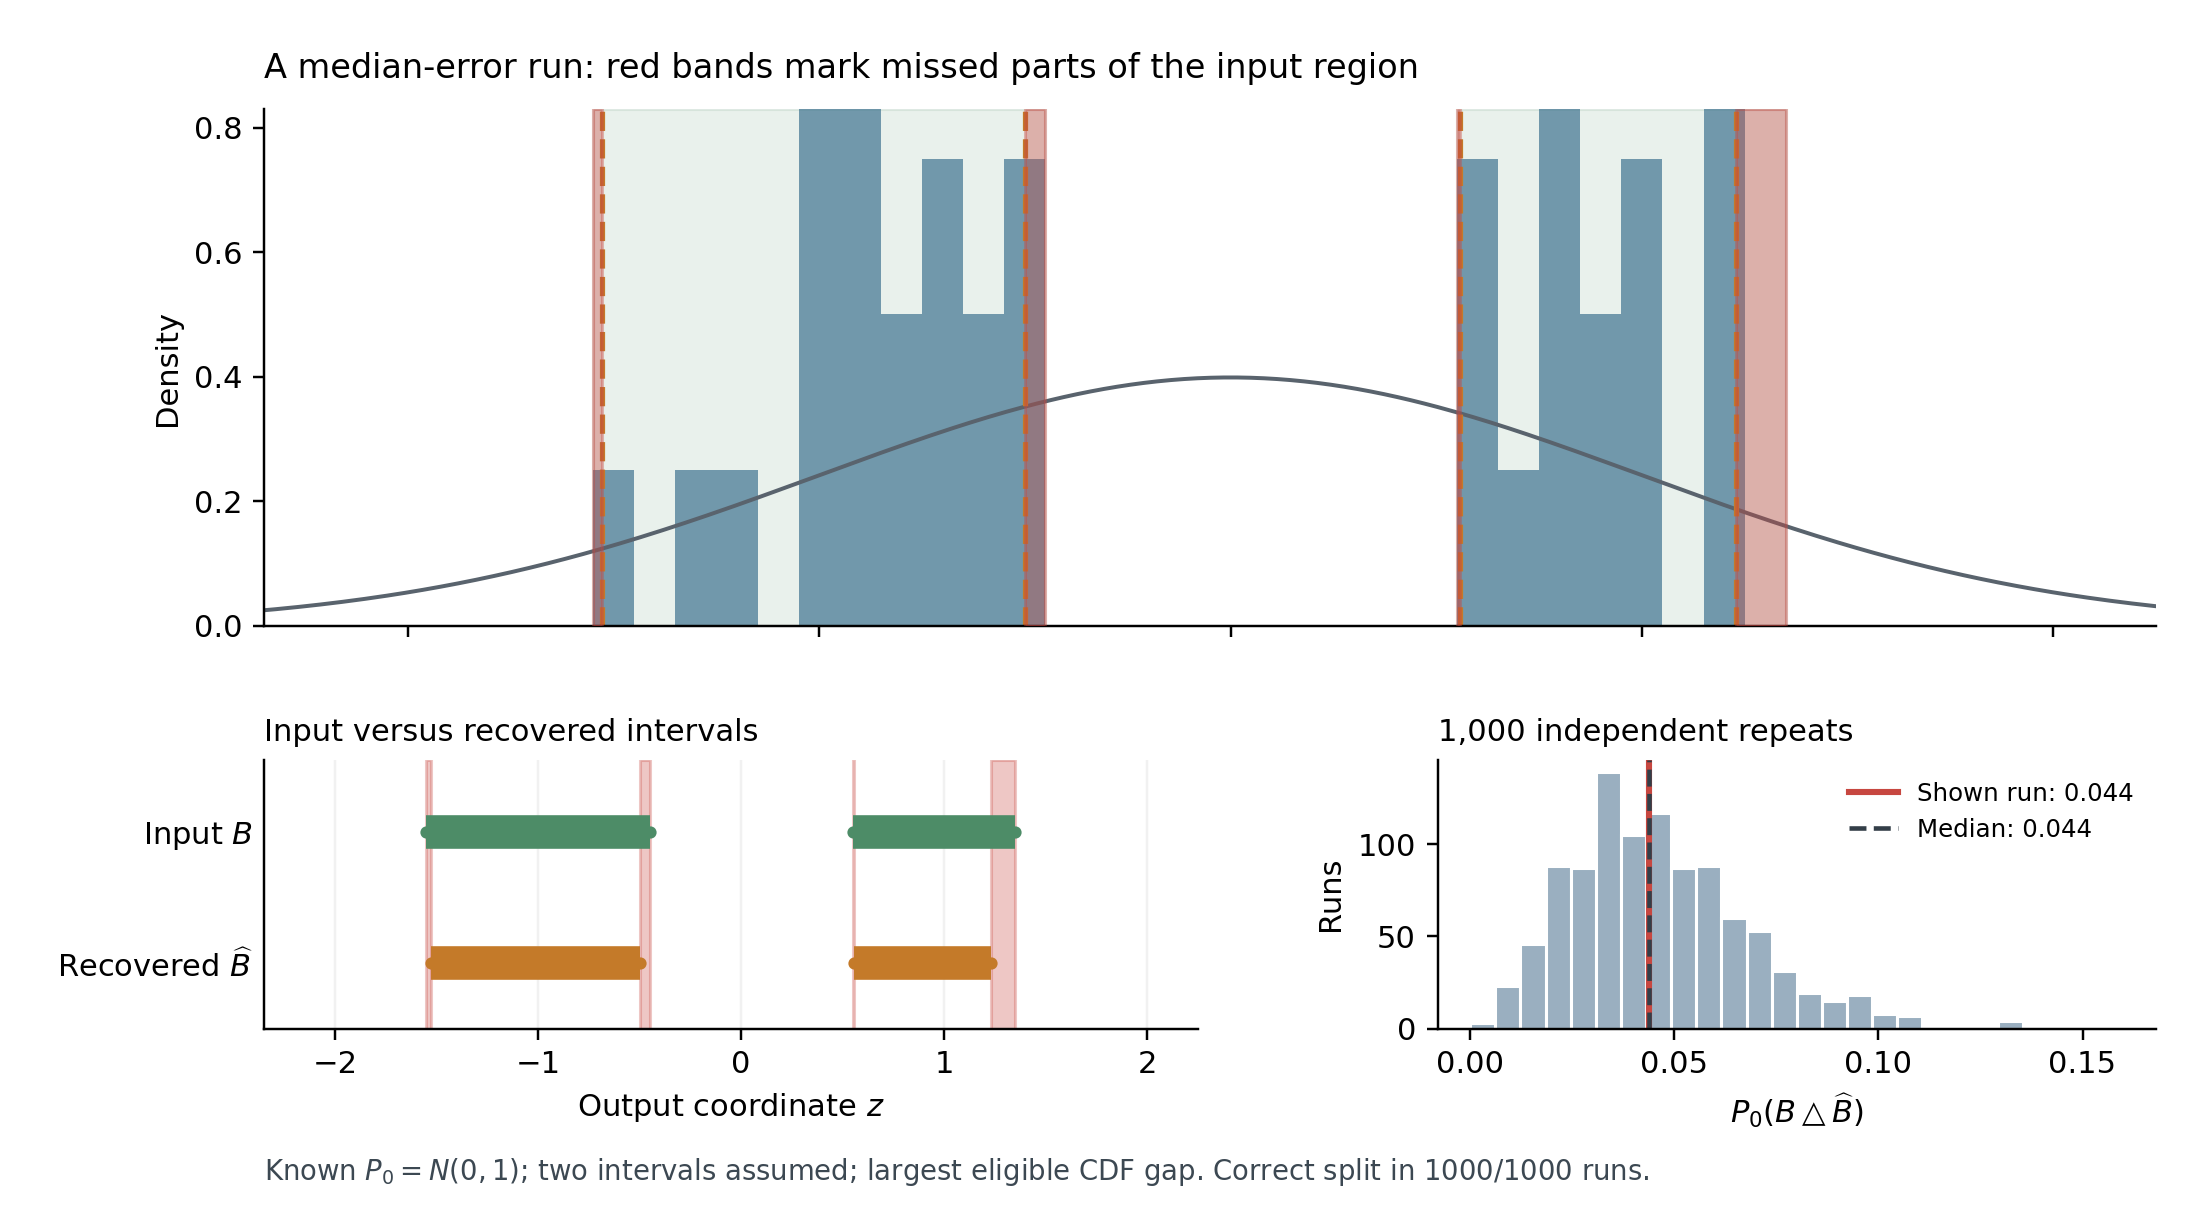

Python code for this plot:
"""Reproduce the finite-sample inverse-region figure and repeated-run study."""

from pathlib import Path

import matplotlib
matplotlib.use("Agg")
import matplotlib.pyplot as plt
import numpy as np
from scipy.stats import norm

SEED = 20261012
N_OUTPUTS = 40
N_REPEATS = 1000
TRUE_REGION = ((-1.55, -0.45), (0.55, 1.35))
OUTPUT_STEM = Path(__file__).with_suffix("")


def original_mass(intervals):
    return float(sum(norm.cdf(b) - norm.cdf(a) for a, b in intervals))


def overlap_mass(first, second):
    return original_mass(tuple((max(a, c), min(b, d)) for a, b in first
                               for c, d in second if max(a, c) < min(b, d)))


def draw_constrained(rng, count):
    """Draw exactly from the standard normal law conditioned on TRUE_REGION."""
    edges = np.array([norm.cdf(z) for pair in TRUE_REGION for z in pair])
    masses = np.array([edges[1] - edges[0], edges[3] - edges[2]])
    component = rng.choice(2, size=count, p=masses / masses.sum())
    u = rng.random(count)
    cdf_values = np.where(component == 0, edges[0] + u * masses[0],
                          edges[2] + u * masses[1])
    return norm.ppf(cdf_values)


def recover_two_intervals(outputs):
    if len(outputs) < 4:
        raise ValueError("At least four outputs are needed: two per interval.")
    ordered = np.sort(outputs)
    cdf_gaps = np.diff(norm.cdf(ordered))
    split = int(np.argmax(cdf_gaps[1:-1]) + 1)
    recovered = ((float(ordered[0]), float(ordered[split])),
                 (float(ordered[split + 1]), float(ordered[-1])))
    correct_split = (ordered[split] <= TRUE_REGION[0][1]
                     and ordered[split + 1] >= TRUE_REGION[1][0])
    return recovered, correct_split


def difference_mass(recovered):
    return original_mass(TRUE_REGION) + original_mass(recovered) - 2 * overlap_mass(TRUE_REGION, recovered)


def make_figure(outputs, recovered, errors, correct_splits):
    plt.rcParams.update({"font.size": 10, "axes.spines.top": False,
                         "axes.spines.right": False, "pdf.fonttype": 42})
    fig = plt.figure(figsize=(10, 5.5))
    grid = fig.add_gridspec(2, 2, height_ratios=[2.5, 1.3],
                           width_ratios=[1.3, 1], hspace=0.34, wspace=0.29)
    ax = fig.add_subplot(grid[0, :])
    tracks = fig.add_subplot(grid[1, 0], sharex=ax)
    repeat = fig.add_subplot(grid[1, 1])
    green, orange, red = "#4D8C67", "#C47A29", "#C74740"

    z = np.linspace(-2.7, 2.7, 500)
    ax.plot(z, norm.pdf(z), color="#59636D", lw=1.3, label="Original density $p_0$")
    # Every constraint endpoint lies on this grid; bars do not straddle an edge.
    bins = np.arange(-2.75, 2.751, 0.1)
    ax.hist(outputs, bins=bins, density=True, color="#316989", alpha=0.65,
            label=f"Constrained outputs ($n={N_OUTPUTS}$)")
    for left, right in TRUE_REGION:
        ax.axvspan(left, right, color=green, alpha=0.12, zorder=0)
    for (left, right), (est_left, est_right) in zip(TRUE_REGION, recovered):
        for lo, hi in ((left, est_left), (est_right, right)):
            ax.axvspan(lo, hi, color=red, alpha=0.38, zorder=3)
        ax.axvline(est_left, color=orange, ls="--", lw=1.7)
        ax.axvline(est_right, color=orange, ls="--", lw=1.7)
    ax.set(xlim=(-2.35, 2.25), ylim=(0, 0.83), ylabel="Density")
    ax.set_title("A median-error run: red bands mark missed parts of the input region",
                 loc="left", fontsize=11, pad=10)
    ax.tick_params(labelbottom=False)

    for y, intervals, color in ((1, TRUE_REGION, green), (0, recovered, orange)):
        for left, right in intervals:
            tracks.plot([left, right], [y, y], color=color, lw=11,
                        solid_capstyle="butt")
            tracks.plot([left, right], [y, y], ".", color=color, ms=6)
    for (left, right), (est_left, est_right) in zip(TRUE_REGION, recovered):
        for lo, hi in ((left, est_left), (est_right, right)):
            tracks.axvspan(lo, hi, color=red, alpha=0.3)
    tracks.set(xlim=(-2.35, 2.25), ylim=(-0.5, 1.55), xlabel="Output coordinate $z$")
    tracks.set_yticks([1, 0], ["Input $B$", "Recovered $\\widehat B$"])
    tracks.tick_params(axis="y", length=0)
    tracks.grid(axis="x", alpha=0.17)
    tracks.set_title("Input versus recovered intervals", loc="left", fontsize=10)

    repeat.hist(errors, bins=np.linspace(0, max(0.16, errors.max()), 27),
                color="#9AAFC0", edgecolor="white", lw=0.4)
    observed_error = difference_mass(recovered)
    repeat.axvline(observed_error, color=red, lw=2,
                   label=f"Shown run: {observed_error:.3f}")
    repeat.axvline(np.median(errors), color="#333E48", lw=1.5, ls="--",
                   label=f"Median: {np.median(errors):.3f}")
    repeat.set(xlabel="$P_0(B\\triangle\\widehat B)$", ylabel="Runs")
    repeat.set_title(f"{N_REPEATS:,} independent repeats", loc="left", fontsize=10)
    repeat.legend(frameon=False, fontsize=8)

    fig.text(0.12, 0.025,
             f"Known $P_0=N(0,1)$; two intervals assumed; largest eligible CDF gap. "
             f"Correct split in {sum(correct_splits)}/{N_REPEATS} runs.",
             fontsize=9, color="#3C4852")
    fig.subplots_adjust(left=0.12, right=0.98, top=0.91, bottom=0.15)
    fig.savefig(OUTPUT_STEM.with_suffix(".png"), dpi=220)
    fig.savefig(OUTPUT_STEM.with_suffix(".pdf"))
    plt.close(fig)


def main():
    rng = np.random.default_rng(SEED)
    runs = []
    for _ in range(N_REPEATS):
        outputs = draw_constrained(rng, N_OUTPUTS)
        estimate, correct = recover_two_intervals(outputs)
        runs.append((outputs, estimate, correct, difference_mass(estimate)))
    errors = np.asarray([run[3] for run in runs])
    shown_index = int(np.argmin(np.abs(errors - np.median(errors))))
    outputs, recovered, _, shown_error = runs[shown_index]
    correct_splits = [run[2] for run in runs]
    make_figure(outputs, recovered, errors, correct_splits)
    print(f"seed={SEED}; n={N_OUTPUTS}; repeats={N_REPEATS}")
    print(f"input_region={TRUE_REGION}; input_mass={original_mass(TRUE_REGION):.6f}")
    print(f"shown_run={shown_index + 1} (nearest median error)")
    print(f"recovered_region={recovered}; recovered_mass={original_mass(recovered):.6f}")
    print(f"shown_symmetric_difference_mass={shown_error:.6f}")
    print(f"median_error={np.median(errors):.6f}; q90_error={np.quantile(errors, .9):.6f}")
    print(f"correct_splits={sum(correct_splits)}/{N_REPEATS}")


if __name__ == "__main__":
    main()
